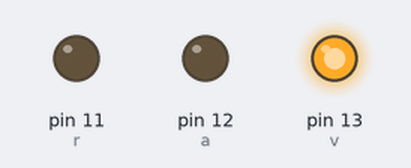
Recording of a sketch running on a simulated Arduino Uno, built with avr-gcc and run on an emulated ATmega328P. On the bench: output pins drawn as LEDs (lit = HIGH).

Above: at 2.5 s.
At 6.2 s:
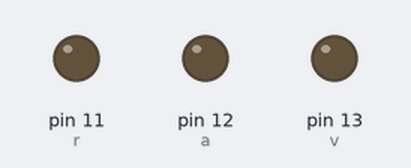
At 10.5 s:
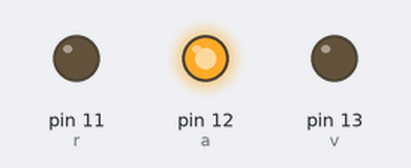
At 12.0 s:
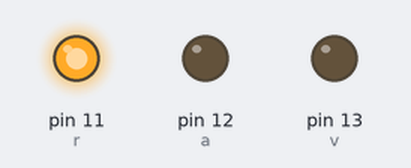
Timing chart, 0 to 16.9 s (numbered marks = the images above):
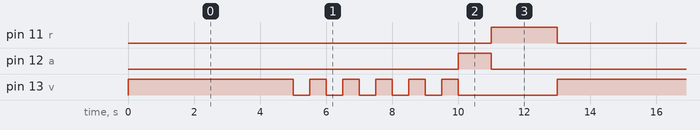

Measured:
- by itself, pin 11 (r): alternates HIGH for 2.0 s and LOW for 11.0 s
- by itself, pin 12 (a): alternates HIGH for 1.0 s and LOW for 12.0 s
- by itself, pin 13 (v): repeats every 13.0 s: 5 × (LOW 0.50 s, HIGH 0.50 s), LOW 3.0 s, HIGH 5.0 s

The sketch:

LAB1INSTPR2.ino
```cpp
int v = 13;
int a = 12;
int r = 11;

void setup () {
  pinMode(v, OUTPUT);
  pinMode(a, OUTPUT);
  pinMode(r, OUTPUT);
}


void loop () {

  digitalWrite(v, 1);
  delay(5000);

  digitalWrite(v, 0);
  delay(500);
  digitalWrite(v, 1);
  delay(500);
  digitalWrite(v, 0);
  delay(500);
  digitalWrite(v, 1);
  delay(500);
  digitalWrite(v, 0);
  delay(500);
  digitalWrite(v, 1);
  delay(500);
  digitalWrite(v, 0);
  delay(500);
  digitalWrite(v, 1);
  delay(500);
  digitalWrite(v, 0);
  delay(500);
  digitalWrite(v, 1);
  delay(500);
  digitalWrite(v, 0);

  digitalWrite(a, 1);
  delay(1000);
  digitalWrite(a, 0);
  digitalWrite(r, 1);
  delay(2000);
  digitalWrite(r, 0);

}
```
